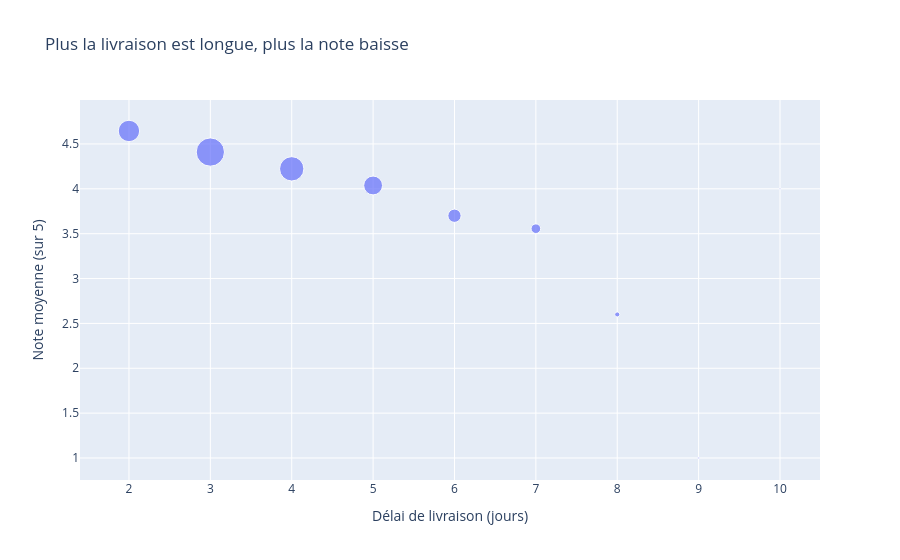

Notebook source saved alongside this figure:
### Markdown cell above
### Exercice 6.6 — Nuage de points : délai et satisfaction

Reprends le tableau de l'exercice 5.8 (note moyenne par délai de livraison) et trace-le en nuage de points : délai en abscisse, note moyenne en ordonnée, et **taille du point** proportionnelle au nombre de commandes (`size`).

La taille permet de voir d'un coup d'œil quels points reposent sur peu de données.

### Code cell
delai_note = (
    df.groupby("delai_livraison_jours")
    .agg(nb_commandes=("commande_id", "count"), note_moyenne=("note_client", "mean"))
    .reset_index()
)

px.scatter(
    delai_note,
    x="delai_livraison_jours",
    y="note_moyenne",
    size="nb_commandes",
    title="Plus la livraison est longue, plus la note baisse",
    labels={
        "delai_livraison_jours": "Délai de livraison (jours)",
        "note_moyenne": "Note moyenne (sur 5)",
        "nb_commandes": "Nombre de commandes",
    },
)

### Figure 1 — Plotly figure (JSON) as saved in the notebook; plotly's stock layout.template omitted (floating-point values rounded to 4 significant figures)
{"data": [{"hovertemplate": "Délai de livraison (jours)=%{x}<br>Note moyenne (sur 5)=%{y}<br>Nombre de commandes=%{marker.size}<extra></extra>", "legendgroup": "", "marker": {"color": "#636efa", "size": [143, 250, 185, 111, 55, 29, 8, 1, 1], "sizemode": "area", "sizeref": 0.625, "symbol": "circle"}, "mode": "markers", "name": "", "orientation": "v", "showlegend": false, "type": "scatter", "x": [2.0, 3.0, 4.0, 5.0, 6.0, 7.0, 8.0, 9.0, 10.0], "xaxis": "x", "y": [4.645, 4.41, 4.223, 4.037, 3.7, 3.556, 2.6, 1.0, 4.0], "yaxis": "y"}], "layout": {"legend": {"itemsizing": "constant", "tracegroupgap": 0}, "title": {"text": "Plus la livraison est longue, plus la note baisse"}, "xaxis": {"anchor": "y", "domain": [0, 1], "title": {"text": "Délai de livraison (jours)"}}, "yaxis": {"anchor": "x", "domain": [0, 1], "title": {"text": "Note moyenne (sur 5)"}}}}
